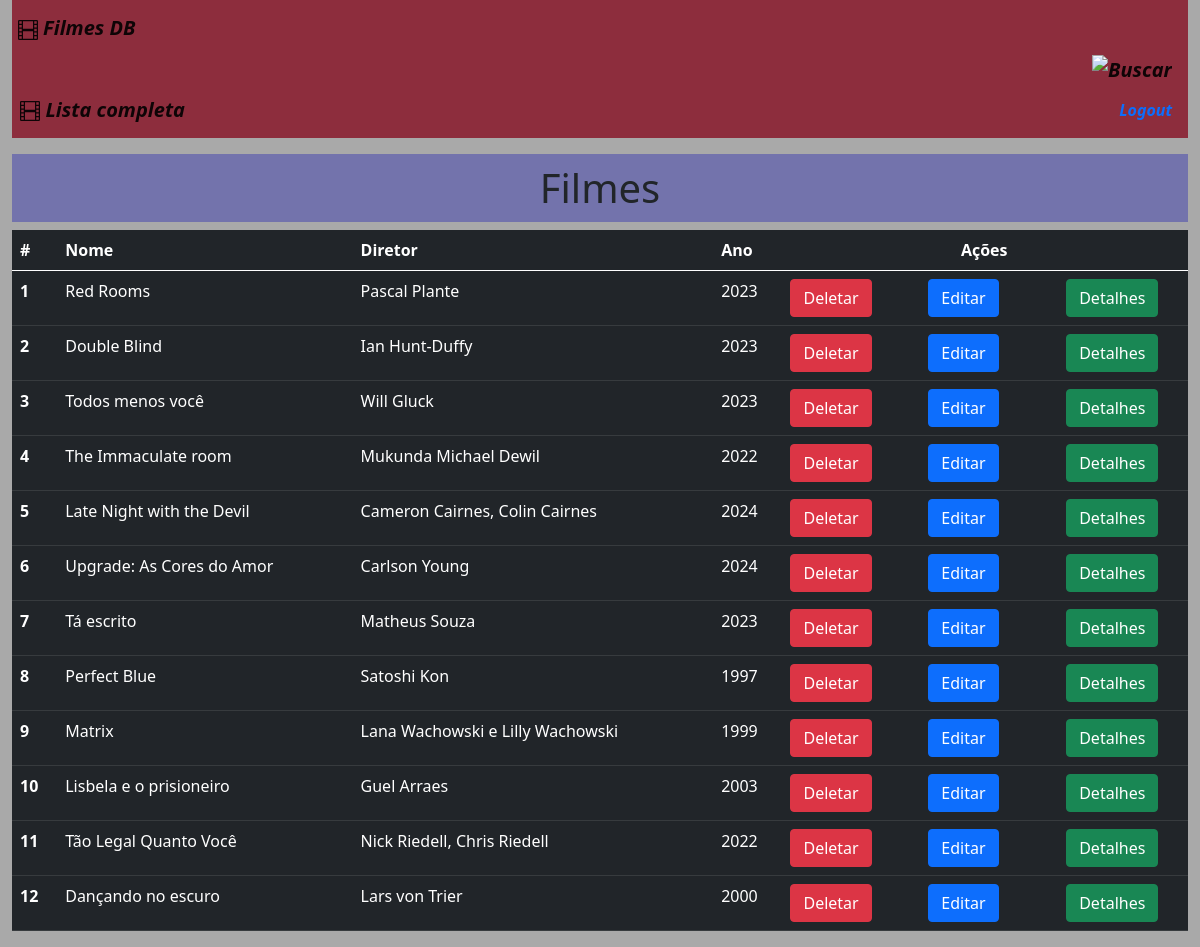
Page /filmes/ (signed in) on the committed database.
### app_filmesdb/models.py (models this page shows)
class Filme(models.Model):
    id_filme = models.AutoField(primary_key=True)
    nome = models.CharField(max_length=100, unique=True)
    diretor = models.CharField(max_length=100)
    ano = models.IntegerField()
    sinopse = models.TextField(max_length=500, default="Sinopse não disponível")
    imagem = models.URLField(default="https://encrypted-tbn0.gstatic.com/images?q=tbn:ANd9GcQXShDI6RpzKwxepFOA0j1nbEdqnLBZUO3CvYhiIVao4Hu_DPD5qW5PywfFAWf755Jvm54&usqp=CAU") # URL da imagem do filme
    rating = models.IntegerField(default=0, validators=[MinValueValidator(0), MaxValueValidator(10)])  # Rating do filme
    comentario = models.TextField(max_length=500, default="Sem comentários")  # Comentário do filme
    trailer_url = models.URLField(default="https://www.youtube.com/")

### app_filmesdb/views.py (the view)
# urls.py: path('filmes/', views.filmes, name='filmes'),
def filmes(request):
    if request.method == 'POST':
        novo_filme = Filme()
        novo_filme.id_filme = request.POST.get('id_filme')
        novo_filme.nome = request.POST.get('nome')
        novo_filme.diretor = request.POST.get('diretor')
        novo_filme.ano = request.POST.get('ano')
        novo_filme.sinopse = request.POST.get('sinopse')
        novo_filme.imagem = request.POST.get('imagem')
        novo_filme.save()
        return render(request, 'pages/filmes.html', {'filmes': Filme.objects.all()})
    else:
        filmes = Filme.objects.all()
        return render(request, 'pages/filmes.html', {'filmes': filmes})

### app_filmesdb/templates/pages/filmes.html (shortened to what this page needs)
{% extends "pages/base.html" %}
{% block content %}
<div class="container-fluid">
    <h1 style="background-color:rgb(115, 115, 172) !important; padding: 10px; margin-top: 1rem;"  class="text-center">Filmes</h1>
    <table style="padding: 10px;" class="table table-dark table-hover">
      <thead>
        <tr>
          <th scope="col">#</th>
          <th scope="col">Nome</th>
          <th scope="col">Diretor</th>
          <th scope="col">Ano</th>
          <th scope="col" style="text-align: center; padding-right: 10px;">Ações</th>
        </tr>
      </thead>
       <tbody>
    {% for filme in filmes %}
    <tr>
        <th scope="row">{{ filme.id_filme}}</th>
        <td>{{ filme.nome }}</td>
        <td>{{ filme.diretor }}</td>
        <td>{{ filme.ano }}</td>
        <td>
          <div class="row">
            <div class="col">
                <form action="{% url 'delete_filme' filme.id_filme %}" method="post">
                    <button type="submit" class="btn btn-danger btn-block">Deletar</button>
                </form>
            </div>
            <div class="col">
              <a href="{% url 'editar_filme' filme.id_filme %}" class="btn btn-primary">Editar</a>
            </div>
            <div class="col">
                <form action="{% url 'detalhes_filme' filme.id_filme %}" method="get">
                    <button type="submit" class="btn btn-success btn-block">Detalhes</button>
                </form>
            </div>
          </div>
        </td>
    </tr>
    {% endfor %}
     </tbody>
    </table>
  </div>
{% endblock %}

### rows in the picture
Filme: id_filme "1", nome "Red Rooms", diretor "Pascal Plante", ano "2023"
Filme: id_filme "2", nome "Double Blind", diretor "Ian Hunt-Duffy", ano "2023"
Filme: id_filme "3", nome "Todos menos você", diretor "Will Gluck", ano "2023"
Filme: id_filme "4", nome "The Immaculate room", diretor "Mukunda Michael Dewil", ano "2022"
Filme: id_filme "5", nome "Late Night with the Devil", diretor "Cameron Cairnes, Colin Cairnes", ano "2024"
Filme: id_filme "6", nome "Upgrade: As Cores do Amor", diretor "Carlson Young", ano "2024"
Filme: id_filme "7", nome "Tá escrito", diretor "Matheus Souza", ano "2023"
Filme: id_filme "8", nome "Perfect Blue", diretor "Satoshi Kon", ano "1997"
Filme: id_filme "9", nome "Matrix", diretor "Lana Wachowski e Lilly Wachowski", ano "1999"
Filme: id_filme "10", nome "Lisbela e o prisioneiro", diretor "Guel Arraes", ano "2003"
Filme: id_filme "11", nome "Tão Legal Quanto Você", diretor "Nick Riedell, Chris Riedell", ano "2022"
Filme: id_filme "12", nome "Dançando no escuro", diretor "Lars von Trier", ano "2000"
